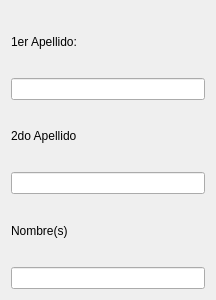
<?xml version="1.0" encoding="UTF-8"?>
<ui version="4.0">
 <class>SinglePersonCommonWidget</class>
 <widget class="QWidget" name="SinglePersonCommonWidget">
  <property name="geometry">
   <rect>
    <x>0</x>
    <y>0</y>
    <width>216</width>
    <height>300</height>
   </rect>
  </property>
  <property name="windowTitle">
   <string>Form</string>
  </property>
  <layout class="QVBoxLayout" name="verticalLayout">
   <item>
    <layout class="QVBoxLayout" name="verticalLayout_5">
     <item>
      <widget class="QLabel" name="label_5">
       <property name="text">
        <string>1er Apellido:</string>
       </property>
      </widget>
     </item>
     <item>
      <widget class="QLineEdit" name="firstName"/>
     </item>
    </layout>
   </item>
   <item>
    <layout class="QVBoxLayout" name="verticalLayout_6">
     <item>
      <widget class="QLabel" name="label_6">
       <property name="text">
        <string>2do Apellido</string>
       </property>
      </widget>
     </item>
     <item>
      <widget class="QLineEdit" name="lastName"/>
     </item>
    </layout>
   </item>
   <item>
    <layout class="QVBoxLayout" name="verticalLayout_7">
     <item>
      <widget class="QLabel" name="label_7">
       <property name="text">
        <string>Nombre(s)</string>
       </property>
      </widget>
     </item>
     <item>
      <widget class="QLineEdit" name="name"/>
     </item>
    </layout>
   </item>
  </layout>
 </widget>
 <resources/>
 <connections/>
</ui>
